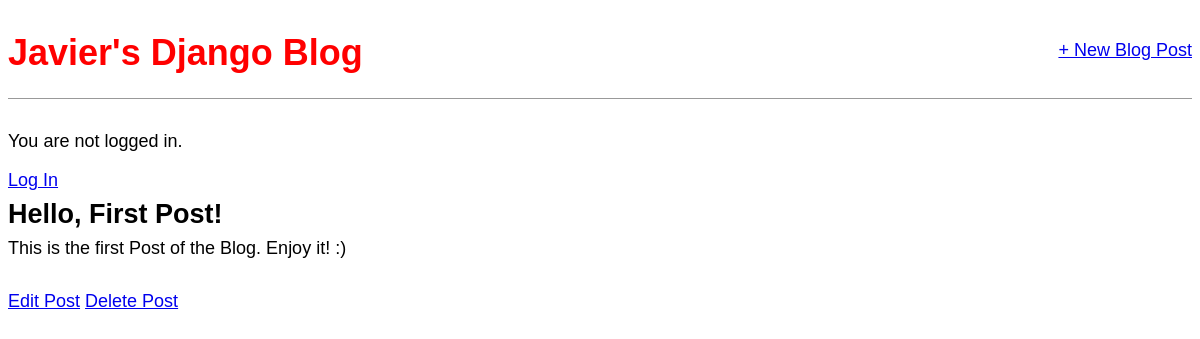
The app's page /post/1/ with its own data.
### blog/models.py (models this page shows, shortened)
class Post(models.Model):
    title = models.CharField(max_length=200)
    author = models.ForeignKey(User, on_delete=models.CASCADE)
    body = models.TextField()

### blog/views.py (the view)
# urls.py: path('post/<int:pk>/', BlogDetailView.as_view(), name='post_detail'),
class BlogDetailView(DetailView):
    model = Post
    template_name = 'post_detail.html'  # The name of the template that is on urls file

### templates/post_detail.html
{% extends 'base.html' %}
{% block content %}
    <div class="post-entry">
        <h2>{{ post.title }}</h2>
        <p>{{ post.body }}</p>
    </div>
    <a href="{% url 'post_edit' post.pk %}">Edit Post</a>
    <a href="{% url 'post_delete' post.pk %}">Delete Post</a>
{% endblock content %}

### static/css/base.css (style rules this page uses)
body { font-family: 'Source Sans Pro', sans-serif; font-size: 18px; }
.post-entry { margin-bottom: 2rem; }
.post-entry h2 { margin: 0.5rem 0; }
.post-entry p { margin: 0; font-weight: 400; }

### records on screen
Post: title "Hello, First Post!", body "This is the first Post of the Blog. Enjoy it! :)"
